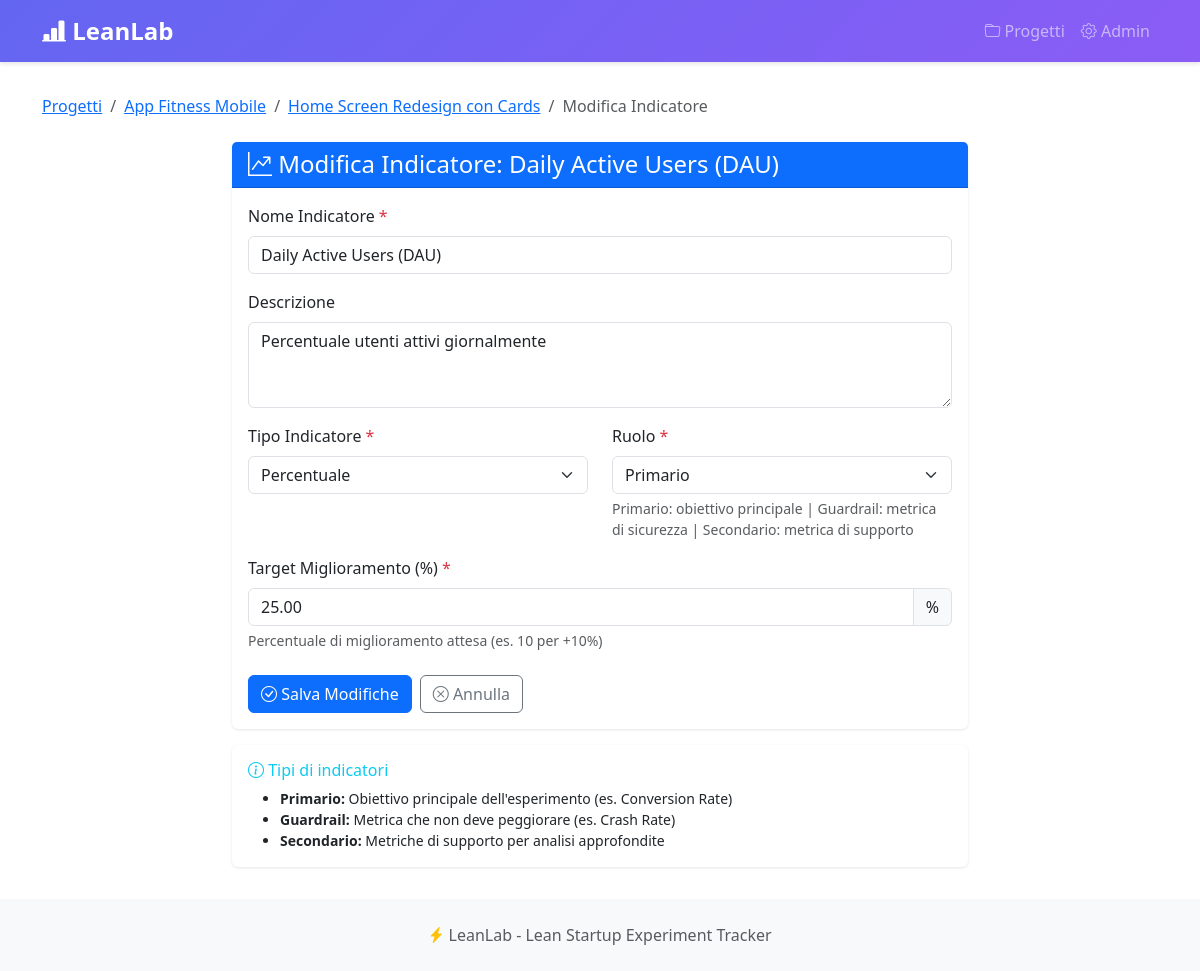
Screenshot of /metrics/indicator/13/edit/ with the database file from the repository.
### projects/models.py (models this page shows, shortened)
class Project(models.Model):
    name = models.CharField(max_length=200, verbose_name="Nome Progetto")
    description = models.TextField(blank=True, verbose_name="Descrizione")
    created_at = models.DateTimeField(auto_now_add=True)
    updated_at = models.DateTimeField(auto_now=True)
    is_active = models.BooleanField(default=True, verbose_name="Attivo")
    class Meta:
        verbose_name = "Progetto"
        verbose_name_plural = "Progetti"
        ordering = ['-created_at']

class Experiment(models.Model):
    STATUS_CHOICES = [
        ('draft', 'Bozza'),
        ('running', 'In corso'),
        ('completed', 'Completato'),
    ]
    DECISION_CHOICES = [
        ('pending', 'In attesa'),
        ('persevere', 'Persevere'),
        ('pivot', 'Pivot'),
    ]
    project = models.ForeignKey(Project, on_delete=models.CASCADE, related_name='experiments')
    title = models.CharField(max_length=200, verbose_name="Titolo Esperimento")
    hypothesis = models.TextField(verbose_name="Ipotesi da testare")
    status = models.CharField(max_length=20, choices=STATUS_CHOICES, default='draft')
    decision = models.CharField(max_length=20, choices=DECISION_CHOICES, default='pending')
    start_date = models.DateField(null=True, blank=True, verbose_name="Data Inizio")
    end_date = models.DateField(null=True, blank=True, verbose_name="Data Fine")
    notes = models.TextField(blank=True, verbose_name="Note")
    created_at = models.DateTimeField(auto_now_add=True)
    updated_at = models.DateTimeField(auto_now=True)
    class Meta:
        verbose_name = "Esperimento"
        verbose_name_plural = "Esperimenti"
        ordering = ['-created_at']

### metrics/models.py (models this page shows, shortened)
class Indicator(models.Model):
    TYPE_CHOICES = [
        ('percentage', 'Percentuale'),
        ('average', 'Media'),
        ('count', 'Conteggio'),
        ('revenue', 'Revenue'),
    ]
    ROLE_CHOICES = [
        ('primary', 'Primario'),
        ('guardrail', 'Guardrail'),
        ('secondary', 'Secondario'),
    ]
    experiment = models.ForeignKey(Experiment, on_delete=models.CASCADE, related_name='indicators')
    name = models.CharField(max_length=200, verbose_name="Nome Indicatore")
    description = models.TextField(blank=True, verbose_name="Descrizione")
    indicator_type = models.CharField(max_length=20, choices=TYPE_CHOICES, default='percentage')
    role = models.CharField(max_length=20, choices=ROLE_CHOICES, default='primary')
    target_uplift = models.DecimalField(
        max_digits=5,
        decimal_places=2,
        help_text="Target % miglioramento (es. 10 per +10%)",
        verbose_name="Target Uplift %"
    )
    bigquery_metric_key = models.CharField(
        max_length=100,
        blank=True,
        help_text="Chiave per recuperare dati da MockBigQueryData (es: completion_rate, retention_d7)",
        verbose_name="Metric Key BigQuery"
    )
    created_at = models.DateTimeField(auto_now_add=True)
    class Meta:
        verbose_name = "Indicatore"
        verbose_name_plural = "Indicatori"
        ordering = ['experiment', '-role', 'name']

### metrics/views.py (the view)
def indicator_edit(request, pk):
    indicator = get_object_or_404(Indicator, pk=pk)
    experiment = indicator.experiment
    project = experiment.project
    if request.method == 'POST':
        form = IndicatorForm(request.POST, instance=indicator)
        if form.is_valid():
            form.save()
            messages.success(request, f'Indicatore "{indicator.name}" aggiornato!')
            return redirect('projects:experiment_detail', project_pk=project.pk, pk=experiment.pk)
    else:
        form = IndicatorForm(instance=indicator)
    context = {
        'form': form,
        'indicator': indicator,
        'experiment': experiment,
        'project': project,
        'title': f'Modifica Indicatore: {indicator.name}',
        'button_text': 'Salva Modifiche'
    }
    return render(request, 'indicator_form.html', context)

### metrics/templates/indicator_form.html (shortened to what this page needs)
{% extends 'base.html' %}
{% block content %}
<nav aria-label="breadcrumb" class="mb-4">
    <ol class="breadcrumb">
        <li class="breadcrumb-item"><a href="{% url 'projects:list' %}">Progetti</a></li>
        <li class="breadcrumb-item"><a href="{% url 'projects:detail' project.pk %}">{{ project.name }}</a></li>
        <li class="breadcrumb-item"><a href="{% url 'projects:experiment_detail' project.pk experiment.pk %}">{{ experiment.title }}</a></li>
        <li class="breadcrumb-item active">
            {% if indicator %}Modifica Indicatore{% else %}Nuovo Indicatore{% endif %}
        </li>
    </ol>
</nav>
<div class="row justify-content-center">
    <div class="col-lg-8">
        <div class="card">
            <div class="card-header bg-primary text-white">
                <h4 class="mb-0">
                    <i class="bi bi-graph-up-arrow"></i> {{ title }}
                </h4>
            </div>
            <div class="card-body">
                <form method="post" novalidate>
                    <div class="mb-3">
                        <label for="{{ form.name.id_for_label }}" class="form-label">
                            {{ form.name.label }} <span class="text-danger">*</span>
                        </label>
                        {{ form.name }}
                    </div>
                    <div class="mb-3">
                        <label for="{{ form.description.id_for_label }}" class="form-label">
                            {{ form.description.label }}
                        </label>
                        {{ form.description }}
                    </div>
                    <div class="row">
                        <div class="col-md-6 mb-3">
                            <label for="{{ form.indicator_type.id_for_label }}" class="form-label">
                                {{ form.indicator_type.label }} <span class="text-danger">*</span>
                            </label>
                            {{ form.indicator_type }}
                        </div>
                        <div class="col-md-6 mb-3">
                            <label for="{{ form.role.id_for_label }}" class="form-label">
                                {{ form.role.label }} <span class="text-danger">*</span>
                            </label>
                            {{ form.role }}
                            <small class="form-text text-muted d-block">
                                {{ form.role.help_text }}
                            </small>
                        </div>
                    </div>
                    <div class="mb-4">
                        <label for="{{ form.target_uplift.id_for_label }}" class="form-label">
                            {{ form.target_uplift.label }} <span class="text-danger">*</span>
                        </label>
                        <div class="input-group">
                            {{ form.target_uplift }}
                            <span class="input-group-text">%</span>
                        </div>
                        <small class="form-text text-muted d-block">
                            {{ form.target_uplift.help_text }}
                        </small>
                    </div>
                    <div class="d-flex gap-2">
                        <button type="submit" class="btn btn-primary">
                            <i class="bi bi-check-circle"></i> {{ button_text }}
                        </button>
                        <a href="{% url 'projects:experiment_detail' project.pk experiment.pk %}"
                           class="btn btn-outline-secondary">
                            <i class="bi bi-x-circle"></i> Annulla
                        </a>
                    </div>
                </form>
            </div>
        </div>
        <div class="card mt-3 border-info">
            <div class="card-body">
                <h6 class="text-info"><i class="bi bi-info-circle"></i> Tipi di indicatori</h6>
                <ul class="mb-0 small">
                    <li><strong>Primario:</strong> Obiettivo principale dell'esperimento (es. Conversion Rate)</li>
                    <li><strong>Guardrail:</strong> Metrica che non deve peggiorare (es. Crash Rate)</li>
                    <li><strong>Secondario:</strong> Metriche di supporto per analisi approfondite</li>
                </ul>
            </div>
        </div>
    </div>
</div>
{% endblock %}

### templates/base.html (style rules this page uses)
:root { --primary-color: #6366f1; --success-color: #10b981; --danger-color: #ef4444; --warning-color: #f59e0b; }
body { min-height: 100vh; display: flex; flex-direction: column; }
.card { border: none; box-shadow: 0 1px 3px rgba(0,0,0,0.1); transition: transform 0.2s, box-shadow 0.2s; }

### rows the page displays
Project: name "App Fitness Mobile"
Experiment: title "Home Screen Redesign con Cards"
Indicator: name "Daily Active Users (DAU)", description "Percentuale utenti attivi giornalmente", indicator_type "Percentuale", role "Primario", target_uplift "25.00"

### other values shown
{{ title }} "Modifica Indicatore: Daily Active Users (DAU)"
{{ button_text }} "Salva Modifiche"
